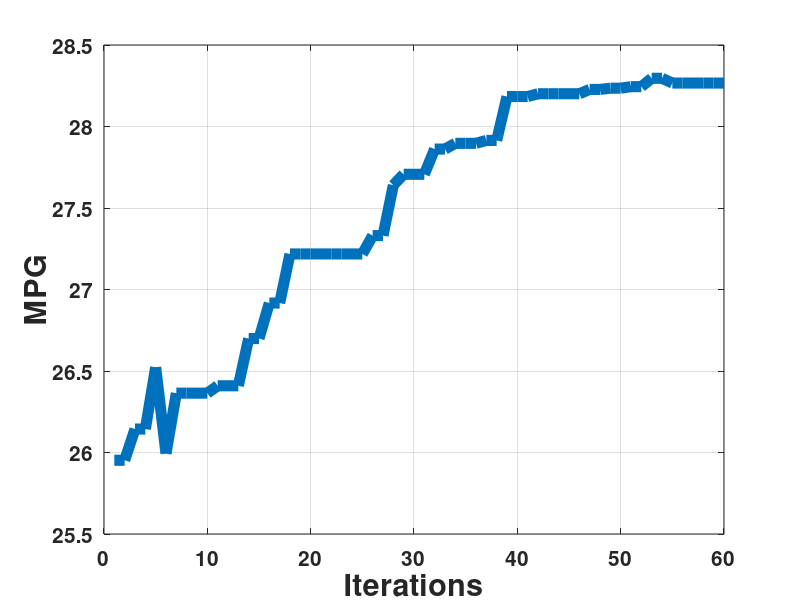
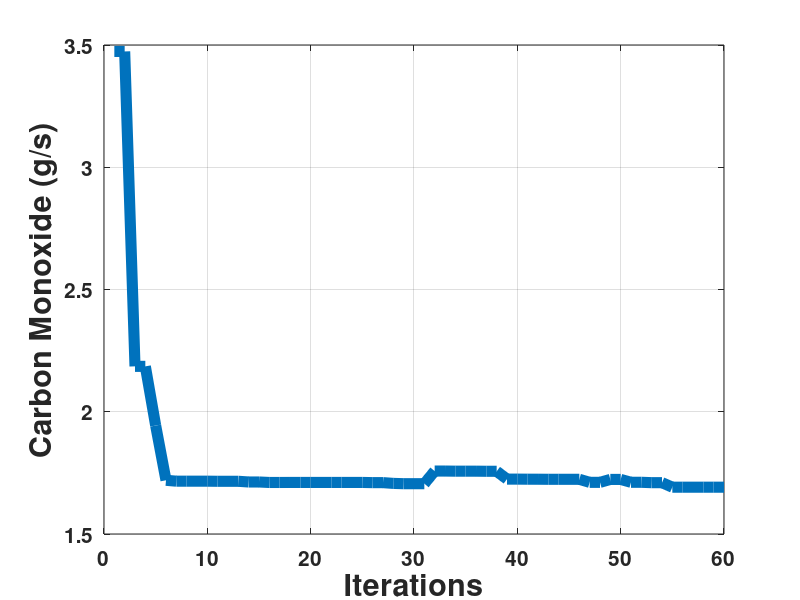
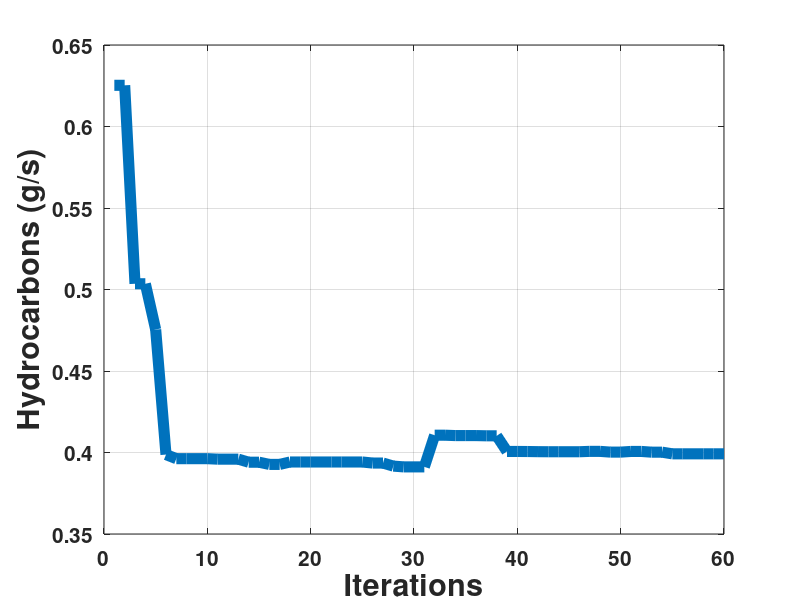
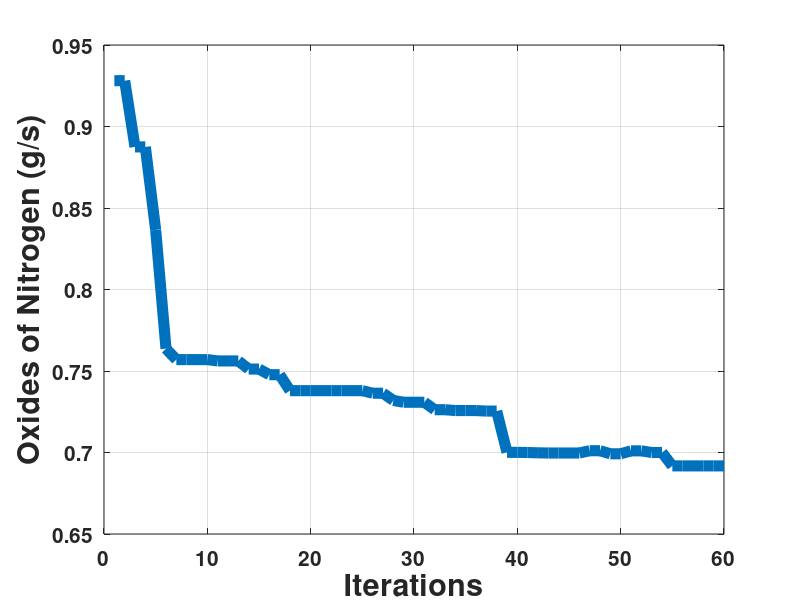

These charts were generated, in order, by the following MATLAB code:
clc
clear
load small_series_FTP_results

figure(1);
mpg = small_series_FTP_optimization.GLOBAL.f_min_hist.c(:,3);
iter = small_series_FTP_optimization.GLOBAL.f_min_hist.iter;
plot(iter,mpg,'linewidth',8)
xlabel('Iterations')
ylabel('MPG'),grid
%title('Small series FTP')
set(gca,'FontSize',15,'fontWeight','bold')
set(findall(gcf,'type','text'),'FontSize',22,'fontWeight','bold')

figure(2);
CO = small_series_FTP_optimization.GLOBAL.f_min_hist.c(:,4);
iter = small_series_FTP_optimization.GLOBAL.f_min_hist.iter;
plot(iter,CO,'linewidth',8)
xlabel('Iterations')
ylabel('Carbon Monoxide (g/s)'),grid
%title('Small series FTP')
set(gca,'FontSize',15,'fontWeight','bold')
set(findall(gcf,'type','text'),'FontSize',22,'fontWeight','bold')

figure(3);
HC = small_series_FTP_optimization.GLOBAL.f_min_hist.c(:,5);
iter = small_series_FTP_optimization.GLOBAL.f_min_hist.iter;
plot(iter,HC,'linewidth',8)
xlabel('Iterations')
ylabel('Hydrocarbons (g/s)'),grid
%title('Small series FTP')
set(gca,'FontSize',15,'fontWeight','bold')
set(findall(gcf,'type','text'),'FontSize',22,'fontWeight','bold')

figure(4);
NOx = small_series_FTP_optimization.GLOBAL.f_min_hist.c(:,6);
iter = small_series_FTP_optimization.GLOBAL.f_min_hist.iter;
plot(iter,NOx,'linewidth',8)
xlabel('Iterations')
ylabel('Oxides of Nitrogen (g/s)'),grid
%title('Small series FTP')
set(gca,'FontSize',15,'fontWeight','bold')
set(findall(gcf,'type','text'),'FontSize',22,'fontWeight','bold')


% cALCULATE THE Improvement
fprintf('\nMPG\n')
First = mpg(1)
Final = mpg(length(mpg))
Percent_improvement = (mpg(length(mpg))-mpg(1))/mpg(length(mpg))*100

fprintf('\nCO\n')
First = CO(1)
Final = CO(length(CO))
Percent_improvement = (CO(length(CO))-CO(1))/CO(length(CO))*100

fprintf('\nHC\n')
First = HC(1)
Final = HC(length(HC))
Percent_improvement = (HC(length(HC))-HC(1))/HC(length(HC))*100


fprintf('\nNOx\n')
First = NOx(1)
Final = NOx(length(NOx))
Percent_improvement = (NOx(length(NOx))-NOx(1))/NOx(length(NOx))*100

% Calcualte the Size of the Prime Movers
fprintf('\nPrime MOver Sizes\n')

fprintf('\nICE')
trq = small_series_FTP_optimization.GLOBAL.f_min_hist.x(:,1);
spd = small_series_FTP_optimization.GLOBAL.f_min_hist.x(:,2);
First = 41*trq(1)*spd(1)
Last = 41*trq(length(trq))*spd(length(spd))
Increase = (Last-First)/Last*100

fprintf('\nMotor')
trq_m = small_series_FTP_optimization.GLOBAL.f_min_hist.x(:,3);
First = 58*trq_m(1)
Last = 58*trq_m(length(trq_m))
Increase = (Last-First)/Last*100

fprintf('\nGenerator')
trq_g = small_series_FTP_optimization.GLOBAL.f_min_hist.x(:,5);
First = 32*trq_g(1)
Last = 32*trq_g(length(trq_g))
Increase = (Last-First)/Last*100

fprintf('\nBattery Module')
batt = small_series_FTP_optimization.GLOBAL.f_min_hist.x(:,4);
First = batt(1)
Last = batt(length(batt))
Increase = (Last-First)/Last*100

% Other Component parameters
fd = small_series_FTP_optimization.GLOBAL.f_min_hist.x(:,6);
cap_scale = small_series_FTP_optimization.GLOBAL.f_min_hist.x(:,7);

% Initial Component Parameters
fc_trq_scale = trq(1);
fc_spd_scale = spd(1);
mc_trq_scale = trq_m(1);
ess_module_num = batt(1);
gc_trq_scale = trq_g(1);
fd_ratio = fd(1);
cap_scale = cap_scale(1);
% Control Parameters
hi_soc = small_series_FTP_optimization.GLOBAL.f_min_hist.x(:,8);
lo_soc = small_series_FTP_optimization.GLOBAL.f_min_hist.x(:,9);
max_pwr = small_series_FTP_optimization.GLOBAL.f_min_hist.x(:,10);
min_pwr = small_series_FTP_optimization.GLOBAL.f_min_hist.x(:,11);

% Inital Control parameters
cs_hi_soc = hi_soc(1);
cs_lo_soc = lo_soc(1);
cs_max_pwr = max_pwr(1);
cs_min_pwr = min_pwr(1);

% Identify the Design Variables and their ranges 
fprintf('\n\n Control and Component Parameter Ranges\n')
dv_names={'fc_trq_scale',     'fc_spd_scale',    'mc_trq_scale',    'ess_module_num',      'gc_trq_scale',     'fd_ratio',  'ess_cap_scale',    'cs_hi_soc',  'cs_lo_soc',      'cs_max_pwr',   'cs_min_pwr'};
x_L=[    0.5*fc_trq_scale,  0.5*fc_spd_scale,  0.5*mc_trq_scale,  0.5*ess_module_num,   0.5*gc_trq_scale,   0.5*fd_ratio,       0.5,               0.6,         0.2,        0.5*cs_max_pwr,   0.5*cs_min_pwr]'
x_U=[    1.5*fc_trq_scale,  1.5*fc_spd_scale,  1.5*mc_trq_scale,  1.5*ess_module_num,   1.5*gc_trq_scale,   1.5*fd_ratio,       1.5,                1,          0.6,        1.5*cs_max_pwr,   1.5*cs_min_pwr]'

% Output the Final Component Parameters
fprintf('\n\n FINAL Component parameters\n')
fc_trq_scale_final = trq(length(trq));
fc_spd_scale_final = spd(length(spd));
mc_trq_scale_final = trq_m(length(trq_m));
ess_module_num_final = batt(length(batt));
gc_trq_scale_final = trq_g(length(trq_g));
fd_ratio_final = fd(length(fd));
ess_cap_scale_final = cap_scale(length(cap_scale));

x_F_COMP =[    fc_trq_scale_final,  fc_spd_scale_final,  mc_trq_scale_final,  ess_module_num_final,   gc_trq_scale_final,   fd_ratio_final,       ess_cap_scale_final]'

% Output the Final Control Parameters
fprintf('\n Final control parameters\n')
cs_hi_soc_final = hi_soc(length(hi_soc));
cs_lo_soc_final = lo_soc(length(lo_soc));
cs_max_pwr_final = max_pwr(length(max_pwr));
cs_min_pwr_final = min_pwr(length(min_pwr));

x_F_CONT = [cs_hi_soc_final,  cs_lo_soc_final,   cs_max_pwr_final,   cs_min_pwr_final]'








